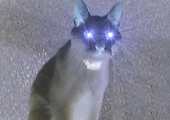
#> input picture blackuni3.png, 170 x 120 px
$ jupyter execute ex01.ipynb
#> lines starting #> are read from the running program, lines starting #| are printed output that depends on the picture
# ex01 Python で画像をいじってみよう

## 1. これは何？

これは，Jupyter Notebook と呼ばれる形式の文書です．
文章と Python のコードを一緒に書いて，コードを実行することができます．

この notebook 上では，文章やコードは，「セル」というかたまりでできています．
セルにマウスカーソルを置いてクリックすると，そのセルを選択することができます．
試しに，↓の Python コードが書かれたセルを選択して，セルの左の方にある三角形のボタン（$\triangleright$，再生ボタンみたいなの）を押してみましょう．

[cell 1]
x = 4648
y = 1
print(x + y)

コードの書かれたセル（コードセル）のボタンを押すと，そのコードが実行されます．
もう一度↑のコードセルを選んで，`y = 1` を `y = 1315` に書きかえてから実行してみましょう．
ボタンを押す代わりに，Shift キーを押しながら Enter/Return キーを押しても実行できます．

## 2. 準備

次の2つのコードセルを実行しましょう．ただし，実行しても何も出力されません．
これらは，あとで出てくるコードを実行するために必要な準備を行っています．

[cell 2]
import cv2
import numpy as np
import matplotlib.pyplot as plt

[cell 3]
# notebook 上で OpenCV の画像を表示するための関数
#
def display(img, axisoff=False):
    img2 = cv2.cvtColor(img, cv2.COLOR_BGR2RGB)
    plt.imshow(img2)
    if axisoff:
        plt.axis('off')
    plt.show()

## 3. 画像を読み込んで加工しよう Step1

このセクションのゴールは次の2点です：
- Jupyter Notebook のセルを実行して，Python のプログラムを少しずつ動かす方法に慣れる．
- 画像ファイルを読み込んで，画面に表示できるようになる．

次のセルを実行すると，画像ファイルを読み込んで，notebook 上に表示します．

[cell 4]
# blackuni3.png というファイル名の画像を読み込んで，変数 cat0 にその画素値を格納
cat0 = cv2.imread('blackuni3.png')
#> cat0 is the input picture: shape (120, 170, 3); mean B, G, R 145.7, 127.8, 126.8

# cat0 の shape （形）を表示
print(cat0.shape)
#| (120, 170, 3)

# cat0 を表示
display(cat0)

セルを実行した結果，画像を表す数値（画素値）が `cat0` という変数に代入されました．
この画像は，幅が 170 画素，高さが 120 画素のカラー画像です．

次のセルを実行してみましょう．

`cat1 = cv2.flip(cat0, 1)` という行を実行すると，`cat0` に格納された画像を左右反転させたものを作り，それを `cat1` に代入してくれます．

[cell 5]
# cat0 が表す画像の左右を反転した画像を cat1 とする
cat1 = cv2.flip(cat0, 1)
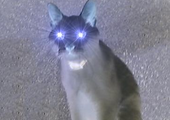
#> cat1: shape (120, 170, 3); mean B, G, R 145.7, 127.8, 126.8
display(cat1)

---
**★ やってみよう (1)**

ウェブブラウザで `opencv flip` や `cv2.flip` とキーワードを指定して検索すると，`cv2.flip` 関数の使い方の情報が出てきます．
上の例では2番目の引数を `1` にしていますが，この数字を変えると，画像を上下に反転させたり，両方とも（上下左右に）反転させたりできます．
どう変えるとどうなるかを調べて，↑のセルの `cv2.flip` の括弧の中を書きかえて実行してみましょう．

---

次は，画像に長方形を描いてみましょう．
`cv2.rectangle` 関数でできます．

`cv2.flip` は，引数で渡された画像を反転させたものを別の画像として返してくれましたが，`cv2.rectangle` は，引数で渡された画像を直接いじります．

[cell 6]
# 画像を読み込んで cat0 とする
cat0 = cv2.imread('blackuni3.png')

# cat0 に長方形を描く． (20, 60) と (60, 80) を2つの頂点とする長方形を，青色で，線の太さ 1 で
cv2.rectangle(cat0, (20, 60), (60, 80), (255, 0, 0), thickness=1)

# 重ねて長方形を描く．青色で，thickness を負にすると塗りつぶす
cv2.rectangle(cat0, (160, 80), (120, 200), (255, 0, 0), thickness=-1)
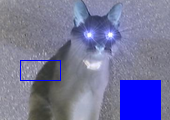
#> cat0: shape (120, 170, 3); mean B, G, R 156.2, 117.1, 116

# cat0 を表示
display(cat0)

引数に `(20, 60)` などといろいろ指定しています．
それらの意味は，コードセルに書いたコメントと，↑の実行結果から考えてみましょう．
ちゃんと調べるなら，`cv2.rectangle` でウェブ検索してみるとよいでしょう．

ちなみに，図についた縦横の軸の目盛から分かるとおり，y軸（縦方向）は数学でよく見るのとは向きが逆なので，座標の値も下の方が大きいことに注意してください．

---
**★ やってみよう (2)**

以下のコードの中身を書きかえて，↑の画像を再現してみましょう．

色をあわらす数値は，(<font color="0000ff">青</font>の強さ, <font color="00ff00">緑</font>の強さ, <font color="ff0000">赤</font>の強さ) という3つの組です．
それぞれの色の強さは 0 から 255 まで（256段階）で，大きいほどその色をたくさん含みます．

`(255, 0, 0)` は真っ青，`(255, 255, 255)` は真っ白，`(255, 255, 0)` は青と緑を最大含む色（どんな色？）

[cell 7]
# このセルを修正して，↑の画像を再現しよう
cat0 = cv2.imread('blackuni3.png')
cv2.rectangle(cat0, (20, 60), (60, 80), (255, 0, 0), thickness=1)
cv2.rectangle(cat0, (160, 80), (120, 200), (255, 0, 0), thickness=-1)
display(cat0)

---

次のセルを実行するとどんな画像になるか，まずはやってみましょう．

[cell 8]
# 画像を読み込んで cat0 とする
cat0 = cv2.imread('blackuni3.png')

# cat0 の画素値を全て反転させたものを cat1 とする
cat1 = 255 - cat0
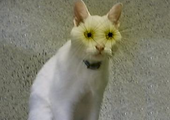
#> cat1: shape (120, 170, 3); mean B, G, R 109.3, 127.2, 128.2

# cat1 を表示
display(cat1)

`cat1 = 255 - cat0` という計算では，色を表す数値の最大値である 255 から `cat0` の画素値を引いたものが `cat1` の画素値になります．
何が起こっているのか理解するために，黒，白，赤，緑，黄，に対応する画素値で考えてみましょう．

- 黒<font color="000000">■</font>: `(0, 0, 0)` は `(255, 255, 255)` つまり白<font color="ffffff">■</font>になる
- 白<font color="ffffff">■</font>: `(255, 255, 255)` は `(0, 0, 0)` つまり黒<font color="000000">■</font>になる
- 赤<font color="ff0000">■</font>: `(0, 0, 255)` は `(255, 255, 0)` つまりシアン<font color="00ffff">■</font>（青と緑を最大含む色）になる
- 緑<font color="00ff00">■</font>: `(0, 255, 0)` は `(255, 0, 255)` つまりマゼンタ<font color="ff00ff">■</font>（青と赤を最大含む色）になる
- 黄<font color="ffff00">■</font>: `(0, 255, 255)` は `(255, 0, 0)` つまり青<font color="0000ff">■</font>になる

このように，「色を表す数値の最大値である 255 から元の画素値を引いたもの」は，元の画像の画素値の大小を反転させたものとなります．

---
**★ やってみよう (3)**

`cv2.circle` で円を描くことができます．描画の関数は他にもあります．使い方を調べて，次のセルをいじっていろいろ試してみよう．

[cell 9]
cat0 = cv2.imread('blackuni3.png')
display(cat0)

---

## 4. 画像を読み込んで加工しよう Step2

このセクションのゴールは次の2点です：
- 画像が，たくさんの小さな点（画素）からできていることを確認する．
- 画素の値を変えることで，画像の一部の色や明るさを変えられることを体験する．

次は，画像の一部の範囲を切り取って，そこを加工してみましょう．

まずは，画像の一部の範囲を切り取った画像を作る方法を説明します．
次のセルを実行すると，`cat0` の「y座標」が 40 から 99 まで，「x座標」が 20 から 79 までの範囲を切り取ったものが `cat1` となります．
`40:100` という指定が 40 以上 100 **未満** の範囲を表し，`20:80` が 20 以上 80 **未満** の範囲を表します．
`:` だけの所は，全ての範囲を表します（この例では，色の軸に対応しています）．

[cell 10]
# 画像を読み込んで cat0 とする
cat0 = cv2.imread('blackuni3.png')

# cat0 の一部を切り取る
cat1 = cat0[40:100, 20:80, :]
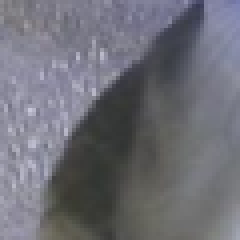
#> cat1: shape (60, 60, 3) (shown 4 times larger); mean B, G, R 118.5, 110.2, 110.1

# shape の表示
print('cat0.shape = ', cat0.shape)
#| cat0.shape =  (120, 170, 3)
print('cat1.shape = ', cat1.shape)
#| cat1.shape =  (60, 60, 3)

# 表示
display(cat1)

`a:b` のようにして画像の特定範囲を指定できることが分かりました．
範囲を指定して，そこに色を表す3つの数値を代入すると，その範囲をその色で塗りつぶすことになります．

[cell 11]
# 画像を読み込んで cat0 とする
cat0 = cv2.imread('blackuni3.png')

# cat0 の一部の範囲に赤色の画素値を代入
cat0[40:100, 20:80, :] = [0, 0, 255]

# 表示
display(cat0)

---
**★ やってみよう (4)**

次のコードセルを修正して，猫の顔を青く塗りつぶしてみましょう．
`cv2.rectangle` でもできますが，ここでは上で説明した範囲指定の方法でやってみてね．

[cell 12]
cat0 = cv2.imread('blackuni3.png')
display(cat0)

---

次のセルが何をやっているのか，実行して＆コードを読んで理解しましょう．

[cell 13]
# 画像を読み込んで cat0 とする
cat0 = cv2.imread('blackuni3.png')

# cat0 の一部を切り取ったものを cat1 とする
cat1 = cat0[40:100, 20:80, :]

# cat1 を表示
display(cat1)

# cat1 の画素値を反転したものを cat0 の元の範囲に代入する
cat0[40:100, 20:80, :] = 255 - cat1

# cat0 を表示
display(cat0)

---
**★ やってみよう (5)**

ネコの顔の部分の画素値を反転させた画像を作ってみよう．

[cell 14]
cat0 = cv2.imread('blackuni3.png')
display(cat0)

---

範囲を指定して切り取った画像を，`cv2.flip`等の関数を使って加工することもできます．

[cell 15]
# 画像を読み込んで cat0 とする
cat0 = cv2.imread('blackuni3.png')

# cat0 の一部を切り取ったものを cat1 とする
cat1 = cat0[40:100, 20:80, :]

# cat1 の左右を反転したものを cat0 の元の範囲に代入する
cat0[40:100, 20:80, :] = cv2.flip(cat1, 1)
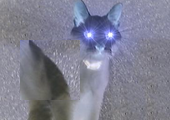
#> cat0: shape (120, 170, 3); mean B, G, R 145.7, 127.8, 126.8
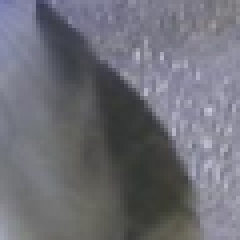
#> cat1: shape (60, 60, 3) (shown 4 times larger); mean B, G, R 118.5, 110.2, 110.1

# cat0 を表示
display(cat0)

$ run again, with rectangles.png copied over blackuni3.png
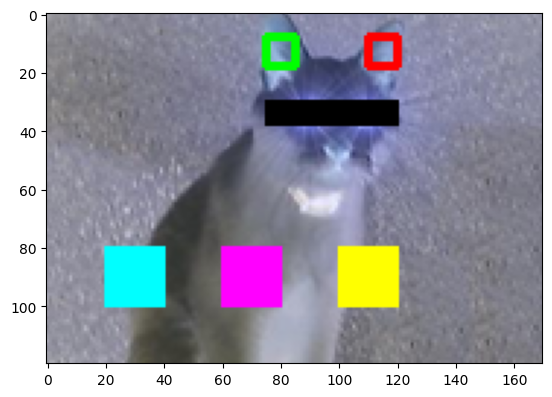
#> input picture rectangles.png, 552 x 397 px
#> cat0 is the input picture: shape (397, 552, 3); mean B, G, R 162.3, 151.2, 150.7
#| (397, 552, 3)
#> `cat1 = 255 - cat0`:
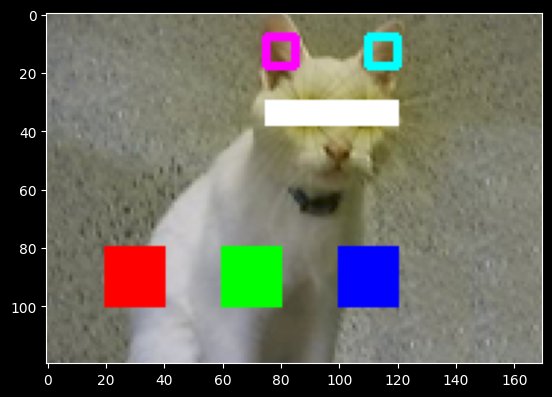
#> cat1: shape (397, 552, 3); mean B, G, R 92.7, 103.8, 104.3
#| cat0.shape =  (397, 552, 3)
#| cat1.shape =  (60, 60, 3)
#> img2: shape (60, 60, 3)
#> img2: shape (397, 552, 3)
#> `cat0[40:100, 20:80, :] = cv2.flip(cat1, 1)`:
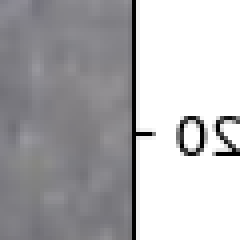
#> cat1: shape (60, 60, 3) (shown 4 times larger); mean B, G, R 179.8, 177.3, 177.9
